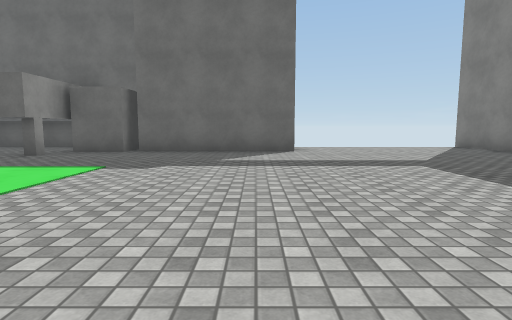
view 1 (above)

16 first-person views from a walk through a 3-D level made in the Unity game engine. The camera is 1.2 m above the floor, tilts 6° down and sees 80° across. The floor is counted in squares, 2 m on a side. Each view is taken from the middle of a square. On the plan, view 1 faces up. The plan holds only what a view shows up to about 9 squares ahead; the rest is blank. The place goes on beyond the plan. Surface patterns are stand-ins for the level's own textures.

view 2
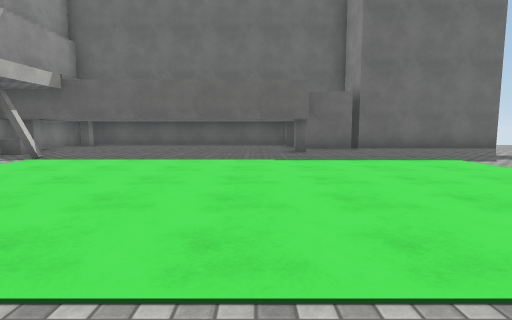

view 3
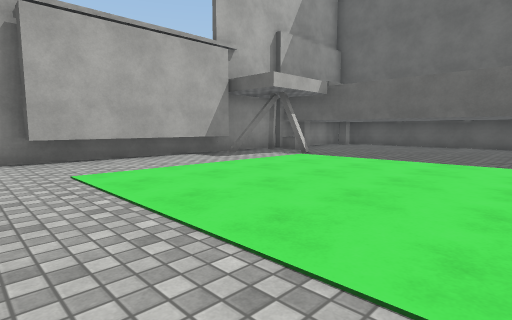

view 4
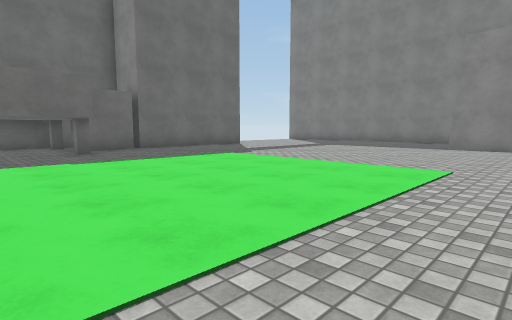

view 5
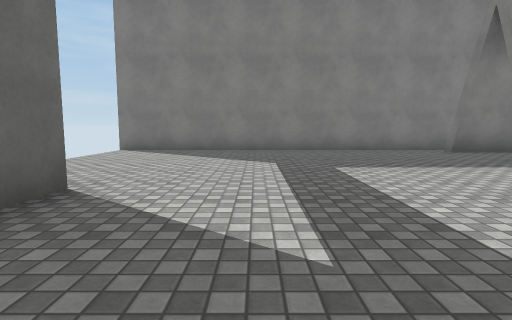

view 6
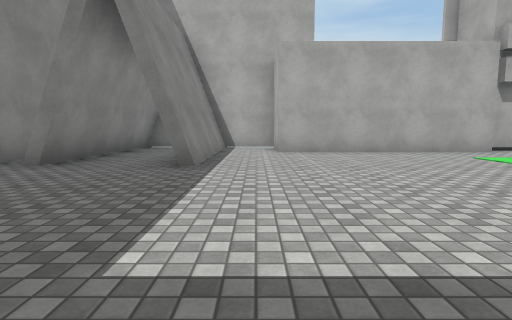

view 7
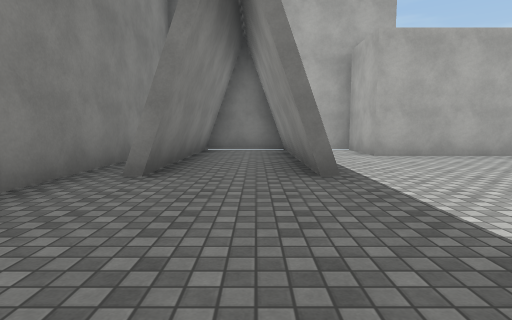

view 8
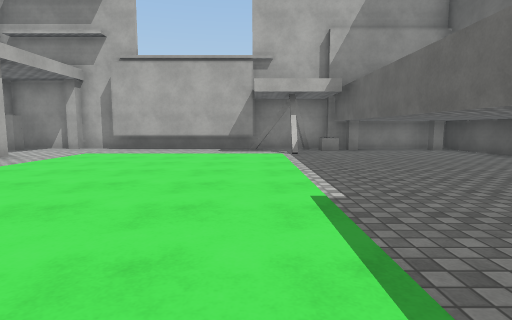

view 9
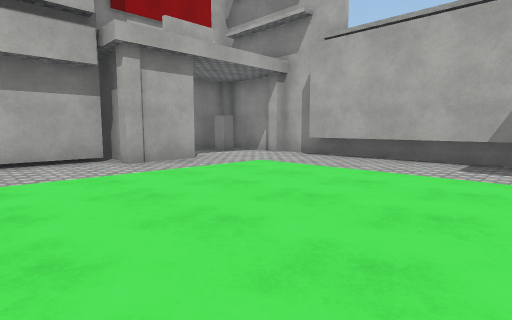

view 10
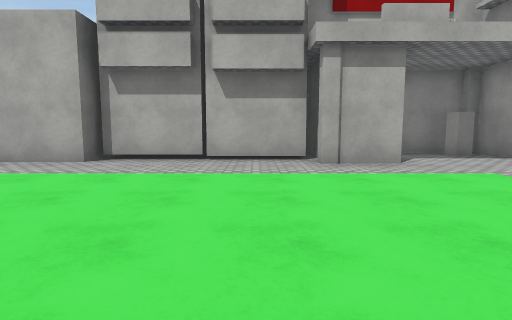

view 11
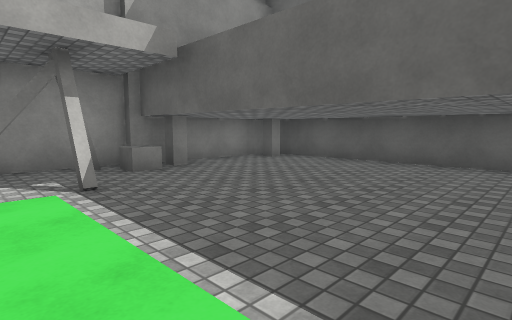

view 12
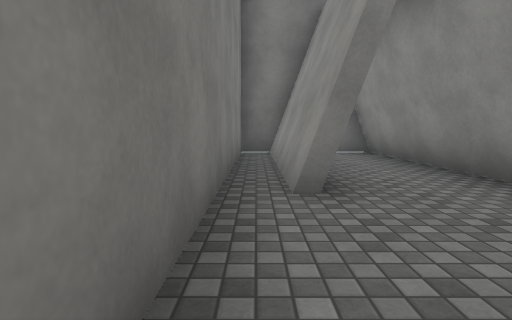

view 13
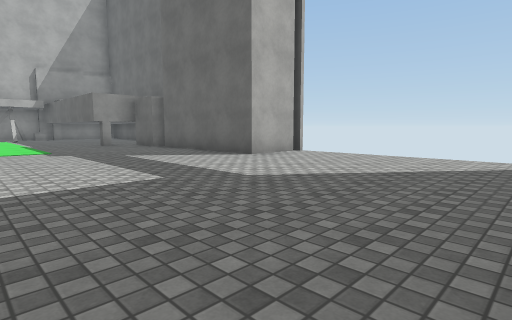

view 14
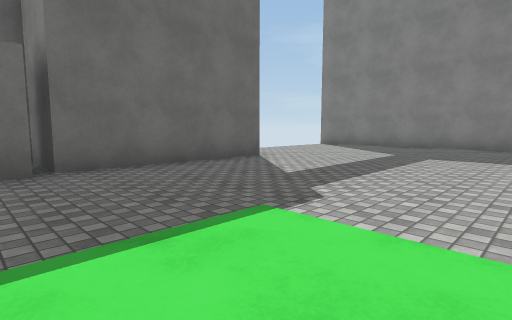

view 15
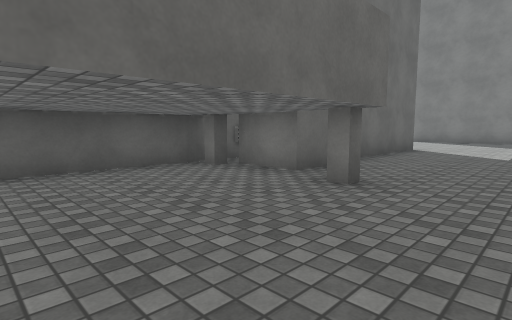

view 16
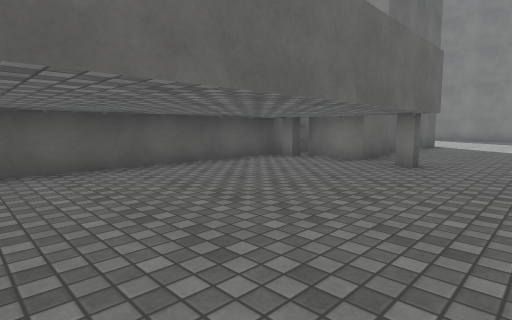

### Floor plan
Key: @ floor where view 1 was taken; # wall or solid block; . floor; = window, fence, low wall or low ledge; C cube; O other object.
Columns run from 13 left of view 1 to 7 right of it. Each row starts with its distance up from view 1.
 10  ##########   #     #
  9  ##.....#O#   #.....#
  8  #......OO#####.....#
  7  #======#...........#
  6  #C.................#
  5  #..................#
  4  #..................#
  3  #..................#
  2  #..................#
  1  #..............#.#.#
  0 ##...........@..#.#.#
 -1 #...............#.#.#
 -2 ##..###########.#.#.#
 -3  #.. ###      #.#.#.#
 -4  ##           #######

Where each view was taken, in squares from view 1:
view 1: 0 up, 0 right, facing up
view 2: 1 down, 6 left, facing up
view 3: 1 down, 6 left, facing up-left
view 4: 1 down, 7 left, facing up-right
view 5: 6 up, 2 left, facing right
view 6: 6 up, 2 right, facing down
view 7: 5 up, 4 right, facing down
view 8: 4 up, 3 left, facing left
view 9: 4 up, 6 left, facing down-left
view 10: 4 up, 7 left, facing down
view 11: 4 up, 7 left, facing up-left
view 12: 4 up, 6 right, facing down
view 13: 3 up, 6 right, facing up-left
view 14: 3 up, 4 left, facing up-right
view 15: 5 up, 8 left, facing up-right
view 16: 5 up, 10 left, facing up-right
